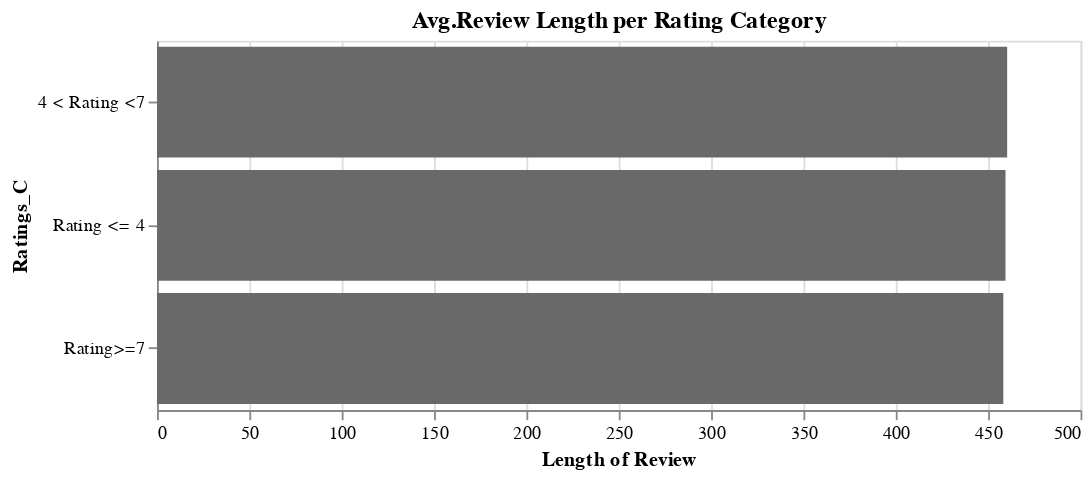

Notebook cell for this chart:
### Code cell
alt.Chart(length.reset_index(), title='Avg.Review Length per Rating Category').mark_bar(color='dimgray').encode(
x=alt.X('Length of Review:Q'
),
y=alt.Y('Ratings_C:N')).properties(height=200, width=500)

### Figure 1 — Vega-Lite specification as saved in the notebook (floating-point values rounded to 4 significant figures)
{"$schema": "https://vega.github.io/schema/vega-lite/v2.6.0.json", "config": {"view": {"height": 300, "width": 400}}, "data": {"name": "data-5ccaa4f94596ac37425fa37882a7f52d"}, "datasets": {"data-5ccaa4f94596ac37425fa37882a7f52d": [{"Length of Review": 460.3, "Ratings_C": "4 < Rating <7"}, {"Length of Review": 459.4, "Ratings_C": "Rating <= 4"}, {"Length of Review": 458.2, "Ratings_C": "Rating>=7"}]}, "encoding": {"x": {"field": "Length of Review", "type": "quantitative"}, "y": {"field": "Ratings_C", "type": "nominal"}}, "height": 200, "mark": {"color": "dimgray", "type": "bar"}, "title": "Avg.Review Length per Rating Category", "width": 500}
